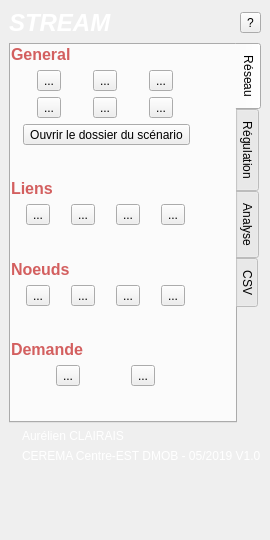
<?xml version="1.0" encoding="UTF-8"?>
<ui version="4.0">
 <class>QStreamDockWidgetBase</class>
 <widget class="QDockWidget" name="QStreamDockWidgetBase">
  <property name="windowModality">
   <enum>Qt::NonModal</enum>
  </property>
  <property name="geometry">
   <rect>
    <x>0</x>
    <y>0</y>
    <width>239</width>
    <height>540</height>
   </rect>
  </property>
  <property name="minimumSize">
   <size>
    <width>239</width>
    <height>525</height>
   </size>
  </property>
  <property name="autoFillBackground">
   <bool>false</bool>
  </property>
  <property name="windowTitle">
   <string>QStream</string>
  </property>
  <widget class="QWidget" name="dockWidgetContents">
   <property name="autoFillBackground">
    <bool>false</bool>
   </property>
   <property name="styleSheet">
    <string notr="true"/>
   </property>
   <layout class="QGridLayout" name="gridLayout">
    <item row="6" column="0">
     <spacer name="verticalSpacer_5">
      <property name="orientation">
       <enum>Qt::Vertical</enum>
      </property>
      <property name="sizeHint" stdset="0">
       <size>
        <width>20</width>
        <height>40</height>
       </size>
      </property>
     </spacer>
    </item>
    <item row="1" column="0">
     <layout class="QHBoxLayout" name="horizontalLayout_7">
      <item>
       <widget class="QLabel" name="label">
        <property name="font">
         <font>
          <pointsize>18</pointsize>
          <weight>75</weight>
          <italic>true</italic>
          <bold>true</bold>
          <underline>false</underline>
          <strikeout>false</strikeout>
          <stylestrategy>PreferDefault</stylestrategy>
          <kerning>true</kerning>
         </font>
        </property>
        <property name="layoutDirection">
         <enum>Qt::LeftToRight</enum>
        </property>
        <property name="styleSheet">
         <string notr="true">color: rgb(255, 255, 255);</string>
        </property>
        <property name="text">
         <string>STREAM </string>
        </property>
        <property name="alignment">
         <set>Qt::AlignLeading|Qt::AlignLeft|Qt::AlignVCenter</set>
        </property>
        <property name="wordWrap">
         <bool>false</bool>
        </property>
       </widget>
      </item>
      <item>
       <widget class="QToolButton" name="openDoc_TB">
        <property name="cursor">
         <cursorShape>PointingHandCursor</cursorShape>
        </property>
        <property name="toolTip">
         <string>Ouvrir la documentation</string>
        </property>
        <property name="text">
         <string>?</string>
        </property>
       </widget>
      </item>
     </layout>
    </item>
    <item row="5" column="0">
     <layout class="QHBoxLayout" name="horizontalLayout_3">
      <property name="bottomMargin">
       <number>0</number>
      </property>
      <item>
       <widget class="QLabel" name="label_3">
        <property name="sizePolicy">
         <sizepolicy hsizetype="Maximum" vsizetype="Maximum">
          <horstretch>0</horstretch>
          <verstretch>0</verstretch>
         </sizepolicy>
        </property>
        <property name="text">
         <string/>
        </property>
       </widget>
      </item>
      <item>
       <layout class="QVBoxLayout" name="verticalLayout">
        <item>
         <widget class="QLabel" name="label_4">
          <property name="styleSheet">
           <string notr="true">color: rgb(255,255,255)</string>
          </property>
          <property name="text">
           <string>Aurélien CLAIRAIS</string>
          </property>
         </widget>
        </item>
        <item>
         <widget class="QLabel" name="label_2">
          <property name="styleSheet">
           <string notr="true">color: rgb(255, 255, 255)</string>
          </property>
          <property name="text">
           <string>CEREMA Centre-EST DMOB - 05/2019 V1.0</string>
          </property>
         </widget>
        </item>
       </layout>
      </item>
     </layout>
    </item>
    <item row="2" column="0" rowspan="2">
     <widget class="QTabWidget" name="tabWidget">
      <property name="sizePolicy">
       <sizepolicy hsizetype="Minimum" vsizetype="Minimum">
        <horstretch>0</horstretch>
        <verstretch>0</verstretch>
       </sizepolicy>
      </property>
      <property name="minimumSize">
       <size>
        <width>0</width>
        <height>380</height>
       </size>
      </property>
      <property name="styleSheet">
       <string notr="true"/>
      </property>
      <property name="tabPosition">
       <enum>QTabWidget::East</enum>
      </property>
      <property name="tabShape">
       <enum>QTabWidget::Rounded</enum>
      </property>
      <property name="currentIndex">
       <number>0</number>
      </property>
      <widget class="QWidget" name="tab_network">
       <property name="sizePolicy">
        <sizepolicy hsizetype="Expanding" vsizetype="Minimum">
         <horstretch>0</horstretch>
         <verstretch>0</verstretch>
        </sizepolicy>
       </property>
       <property name="minimumSize">
        <size>
         <width>120</width>
         <height>0</height>
        </size>
       </property>
       <attribute name="title">
        <string>Réseau</string>
       </attribute>
       <widget class="QWidget" name="verticalLayoutWidget">
        <property name="geometry">
         <rect>
          <x>0</x>
          <y>0</y>
          <width>191</width>
          <height>341</height>
         </rect>
        </property>
        <layout class="QVBoxLayout" name="verticalLayout_2" stretch="0,0,0,0,0,0,0,0,0,0,0,0,0">
         <property name="sizeConstraint">
          <enum>QLayout::SetMinimumSize</enum>
         </property>
         <item>
          <widget class="QLabel" name="label_19">
           <property name="sizePolicy">
            <sizepolicy hsizetype="Minimum" vsizetype="Preferred">
             <horstretch>0</horstretch>
             <verstretch>0</verstretch>
            </sizepolicy>
           </property>
           <property name="font">
            <font>
             <pointsize>12</pointsize>
             <weight>75</weight>
             <bold>true</bold>
            </font>
           </property>
           <property name="styleSheet">
            <string notr="true">color: rgb(211, 95, 95)</string>
           </property>
           <property name="text">
            <string>General</string>
           </property>
          </widget>
         </item>
         <item>
          <layout class="QHBoxLayout" name="horizontalLayout_2">
           <property name="leftMargin">
            <number>0</number>
           </property>
           <item>
            <widget class="QToolButton" name="importTB">
             <property name="cursor">
              <cursorShape>PointingHandCursor</cursorShape>
             </property>
             <property name="toolTip">
              <string>&lt;html&gt;&lt;head/&gt;&lt;body&gt;&lt;p&gt;&lt;span style=&quot; font-weight:600;&quot;&gt;Charger &lt;/span&gt;un scénario existant&lt;/p&gt;&lt;/body&gt;&lt;/html&gt;</string>
             </property>
             <property name="text">
              <string>...</string>
             </property>
            </widget>
           </item>
           <item>
            <widget class="QToolButton" name="newTB">
             <property name="cursor">
              <cursorShape>PointingHandCursor</cursorShape>
             </property>
             <property name="toolTip">
              <string>&lt;html&gt;&lt;head/&gt;&lt;body&gt;&lt;p&gt;Créer un &lt;span style=&quot; font-weight:600;&quot;&gt;nouveau &lt;/span&gt;scénario&lt;/p&gt;&lt;/body&gt;&lt;/html&gt;</string>
             </property>
             <property name="text">
              <string>...</string>
             </property>
            </widget>
           </item>
           <item>
            <widget class="QToolButton" name="saveTB">
             <property name="cursor">
              <cursorShape>PointingHandCursor</cursorShape>
             </property>
             <property name="toolTip">
              <string>&lt;html&gt;&lt;head/&gt;&lt;body&gt;&lt;p&gt;Enregistrer les informations dans la base de données&lt;/p&gt;&lt;/body&gt;&lt;/html&gt;</string>
             </property>
             <property name="text">
              <string>...</string>
             </property>
            </widget>
           </item>
          </layout>
         </item>
         <item>
          <layout class="QHBoxLayout" name="horizontalLayout_4">
           <property name="leftMargin">
            <number>0</number>
           </property>
           <item>
            <widget class="QToolButton" name="exportTB">
             <property name="cursor">
              <cursorShape>PointingHandCursor</cursorShape>
             </property>
             <property name="toolTip">
              <string>&lt;html&gt;&lt;head/&gt;&lt;body&gt;&lt;p&gt;&lt;span style=&quot; font-weight:600;&quot;&gt;Exporter&lt;/span&gt; le scénario en format numpy (&lt;span style=&quot; font-style:italic;&quot;&gt;.npy&lt;/span&gt;)&lt;/p&gt;&lt;/body&gt;&lt;/html&gt;</string>
             </property>
             <property name="text">
              <string>...</string>
             </property>
            </widget>
           </item>
           <item>
            <widget class="QToolButton" name="editGeneralTB">
             <property name="cursor">
              <cursorShape>PointingHandCursor</cursorShape>
             </property>
             <property name="toolTip">
              <string>&lt;html&gt;&lt;head/&gt;&lt;body&gt;&lt;p&gt;&lt;span style=&quot; font-weight:600;&quot;&gt;Modifier &lt;/span&gt;les paramètres généraux de la simulation&lt;/p&gt;&lt;/body&gt;&lt;/html&gt;</string>
             </property>
             <property name="text">
              <string>...</string>
             </property>
            </widget>
           </item>
           <item>
            <widget class="QToolButton" name="simulation_TB">
             <property name="cursor">
              <cursorShape>PointingHandCursor</cursorShape>
             </property>
             <property name="toolTip">
              <string>&lt;html&gt;&lt;head/&gt;&lt;body&gt;&lt;p&gt;&lt;span style=&quot; font-weight:600;&quot;&gt;Lancer&lt;/span&gt; la simulation&lt;/p&gt;&lt;/body&gt;&lt;/html&gt;</string>
             </property>
             <property name="text">
              <string>...</string>
             </property>
            </widget>
           </item>
          </layout>
         </item>
         <item>
          <layout class="QHBoxLayout" name="horizontalLayout_12">
           <property name="leftMargin">
            <number>0</number>
           </property>
           <item>
            <widget class="QToolButton" name="openFolder_TB">
             <property name="cursor">
              <cursorShape>PointingHandCursor</cursorShape>
             </property>
             <property name="toolTip">
              <string>&lt;html&gt;&lt;head/&gt;&lt;body&gt;&lt;p&gt;&lt;span style=&quot; font-weight:600;&quot;&gt;Ouvrir&lt;/span&gt; le dossier du scénario&lt;/p&gt;&lt;/body&gt;&lt;/html&gt;</string>
             </property>
             <property name="text">
              <string>Ouvrir le dossier du scénario</string>
             </property>
            </widget>
           </item>
          </layout>
         </item>
         <item>
          <spacer name="verticalSpacer">
           <property name="orientation">
            <enum>Qt::Vertical</enum>
           </property>
           <property name="sizeHint" stdset="0">
            <size>
             <width>20</width>
             <height>40</height>
            </size>
           </property>
          </spacer>
         </item>
         <item>
          <layout class="QHBoxLayout" name="horizontalLayout_8">
           <item>
            <widget class="QLabel" name="label_13">
             <property name="sizePolicy">
              <sizepolicy hsizetype="Minimum" vsizetype="Preferred">
               <horstretch>0</horstretch>
               <verstretch>0</verstretch>
              </sizepolicy>
             </property>
             <property name="font">
              <font>
               <pointsize>12</pointsize>
               <weight>75</weight>
               <bold>true</bold>
              </font>
             </property>
             <property name="styleSheet">
              <string notr="true">color: rgb(211, 95, 95)</string>
             </property>
             <property name="text">
              <string>Liens</string>
             </property>
            </widget>
           </item>
          </layout>
         </item>
         <item>
          <layout class="QHBoxLayout" name="horizontalLayout_9">
           <property name="leftMargin">
            <number>0</number>
           </property>
           <item>
            <widget class="QToolButton" name="roadType_TB">
             <property name="cursor">
              <cursorShape>PointingHandCursor</cursorShape>
             </property>
             <property name="toolTip">
              <string>&lt;html&gt;&lt;head/&gt;&lt;body&gt;&lt;p&gt;&lt;span style=&quot; font-weight:600;&quot;&gt;Modifier&lt;/span&gt; les propriétés des liens&lt;/p&gt;&lt;/body&gt;&lt;/html&gt;</string>
             </property>
             <property name="text">
              <string>...</string>
             </property>
            </widget>
           </item>
           <item>
            <widget class="QToolButton" name="addLinkTB">
             <property name="cursor">
              <cursorShape>PointingHandCursor</cursorShape>
             </property>
             <property name="toolTip">
              <string>&lt;html&gt;&lt;head/&gt;&lt;body&gt;&lt;p&gt;&lt;span style=&quot; font-weight:600;&quot;&gt;Ajouter &lt;/span&gt;un lien&lt;/p&gt;&lt;/body&gt;&lt;/html&gt;</string>
             </property>
             <property name="text">
              <string>...</string>
             </property>
            </widget>
           </item>
           <item>
            <widget class="QToolButton" name="reverseLinkTB">
             <property name="cursor">
              <cursorShape>PointingHandCursor</cursorShape>
             </property>
             <property name="toolTip">
              <string>&lt;html&gt;&lt;head/&gt;&lt;body&gt;&lt;p&gt;&lt;span style=&quot; font-weight:600;&quot;&gt;Inverser&lt;/span&gt; le sens des liens &lt;span style=&quot; font-style:italic;&quot;&gt;sélectionnés&lt;/span&gt;&lt;/p&gt;&lt;/body&gt;&lt;/html&gt;</string>
             </property>
             <property name="text">
              <string>...</string>
             </property>
            </widget>
           </item>
           <item>
            <widget class="QToolButton" name="addLinkReverseTB">
             <property name="cursor">
              <cursorShape>PointingHandCursor</cursorShape>
             </property>
             <property name="toolTip">
              <string>&lt;html&gt;&lt;head/&gt;&lt;body&gt;&lt;p&gt;&lt;span style=&quot; font-weight:600;&quot;&gt;Ajouter &lt;/span&gt;un lien en sens inverse&lt;/p&gt;&lt;/body&gt;&lt;/html&gt;</string>
             </property>
             <property name="text">
              <string>...</string>
             </property>
            </widget>
           </item>
          </layout>
         </item>
         <item>
          <spacer name="verticalSpacer_2">
           <property name="orientation">
            <enum>Qt::Vertical</enum>
           </property>
           <property name="sizeHint" stdset="0">
            <size>
             <width>20</width>
             <height>40</height>
            </size>
           </property>
          </spacer>
         </item>
         <item>
          <layout class="QHBoxLayout" name="horizontalLayout_13">
           <item>
            <widget class="QLabel" name="label_18">
             <property name="sizePolicy">
              <sizepolicy hsizetype="Minimum" vsizetype="Preferred">
               <horstretch>0</horstretch>
               <verstretch>0</verstretch>
              </sizepolicy>
             </property>
             <property name="font">
              <font>
               <pointsize>12</pointsize>
               <weight>75</weight>
               <bold>true</bold>
              </font>
             </property>
             <property name="styleSheet">
              <string notr="true">color: rgb(211, 95, 95)</string>
             </property>
             <property name="text">
              <string>Noeuds</string>
             </property>
            </widget>
           </item>
          </layout>
         </item>
         <item>
          <layout class="QHBoxLayout" name="horizontalLayout_17">
           <property name="leftMargin">
            <number>0</number>
           </property>
           <item>
            <widget class="QToolButton" name="addNodeTB">
             <property name="cursor">
              <cursorShape>PointingHandCursor</cursorShape>
             </property>
             <property name="toolTip">
              <string>&lt;html&gt;&lt;head/&gt;&lt;body&gt;&lt;p&gt;&lt;span style=&quot; font-weight:600;&quot;&gt;Générer&lt;/span&gt; les noeuds&lt;/p&gt;&lt;/body&gt;&lt;/html&gt;</string>
             </property>
             <property name="text">
              <string>...</string>
             </property>
            </widget>
           </item>
           <item>
            <widget class="QToolButton" name="mergeNodeTB">
             <property name="cursor">
              <cursorShape>PointingHandCursor</cursorShape>
             </property>
             <property name="toolTip">
              <string>&lt;html&gt;&lt;head/&gt;&lt;body&gt;&lt;p&gt;&lt;span style=&quot; font-weight:600;&quot;&gt;Fusionner &lt;/span&gt;les noeuds &lt;span style=&quot; font-style:italic;&quot;&gt;séléctionnés&lt;/span&gt;&lt;/p&gt;&lt;/body&gt;&lt;/html&gt;</string>
             </property>
             <property name="text">
              <string>...</string>
             </property>
            </widget>
           </item>
           <item>
            <widget class="QToolButton" name="splitNodeTB">
             <property name="cursor">
              <cursorShape>PointingHandCursor</cursorShape>
             </property>
             <property name="toolTip">
              <string>&lt;html&gt;&lt;head/&gt;&lt;body&gt;&lt;p&gt;&lt;span style=&quot; font-weight:600;&quot;&gt;Dé-fusionner&lt;/span&gt; le noeud &lt;span style=&quot; font-style:italic;&quot;&gt;séléctionné&lt;/span&gt;&lt;/p&gt;&lt;/body&gt;&lt;/html&gt;</string>
             </property>
             <property name="text">
              <string>...</string>
             </property>
            </widget>
           </item>
           <item>
            <widget class="QToolButton" name="deleteNodesTB">
             <property name="cursor">
              <cursorShape>PointingHandCursor</cursorShape>
             </property>
             <property name="text">
              <string>...</string>
             </property>
            </widget>
           </item>
          </layout>
         </item>
         <item>
          <spacer name="verticalSpacer_4">
           <property name="orientation">
            <enum>Qt::Vertical</enum>
           </property>
           <property name="sizeHint" stdset="0">
            <size>
             <width>20</width>
             <height>40</height>
            </size>
           </property>
          </spacer>
         </item>
         <item>
          <widget class="QLabel" name="label_20">
           <property name="sizePolicy">
            <sizepolicy hsizetype="Minimum" vsizetype="Preferred">
             <horstretch>0</horstretch>
             <verstretch>0</verstretch>
            </sizepolicy>
           </property>
           <property name="font">
            <font>
             <pointsize>12</pointsize>
             <weight>75</weight>
             <bold>true</bold>
            </font>
           </property>
           <property name="styleSheet">
            <string notr="true">color: rgb(211, 95, 95)</string>
           </property>
           <property name="text">
            <string>Demande</string>
           </property>
          </widget>
         </item>
         <item>
          <layout class="QHBoxLayout" name="horizontalLayout_6">
           <item>
            <widget class="QToolButton" name="demandTemplateTB">
             <property name="cursor">
              <cursorShape>PointingHandCursor</cursorShape>
             </property>
             <property name="toolTip">
              <string>&lt;html&gt;&lt;head/&gt;&lt;body&gt;&lt;p&gt;&lt;span style=&quot; font-weight:600;&quot;&gt;Générer&lt;/span&gt; une matrice O/D &lt;span style=&quot; font-weight:600;&quot;&gt;vierge&lt;/span&gt;&lt;/p&gt;&lt;/body&gt;&lt;/html&gt;</string>
             </property>
             <property name="text">
              <string>...</string>
             </property>
            </widget>
           </item>
           <item>
            <widget class="QToolButton" name="demandImportTB">
             <property name="cursor">
              <cursorShape>PointingHandCursor</cursorShape>
             </property>
             <property name="toolTip">
              <string>&lt;html&gt;&lt;head/&gt;&lt;body&gt;&lt;p&gt;&lt;span style=&quot; font-weight:600;&quot;&gt;Charger&lt;/span&gt; une matrice O/D &lt;span style=&quot; font-weight:600;&quot;&gt;existante&lt;/span&gt;&lt;/p&gt;&lt;/body&gt;&lt;/html&gt;</string>
             </property>
             <property name="text">
              <string>...</string>
             </property>
            </widget>
           </item>
          </layout>
         </item>
        </layout>
       </widget>
      </widget>
      <widget class="QWidget" name="tab_regulation">
       <attribute name="title">
        <string>Régulation</string>
       </attribute>
       <widget class="QWidget" name="verticalLayoutWidget_3">
        <property name="geometry">
         <rect>
          <x>0</x>
          <y>0</y>
          <width>191</width>
          <height>351</height>
         </rect>
        </property>
        <layout class="QVBoxLayout" name="verticalLayout_4">
         <item>
          <widget class="QToolButton" name="addRegul_TB">
           <property name="sizePolicy">
            <sizepolicy hsizetype="Minimum" vsizetype="Fixed">
             <horstretch>0</horstretch>
             <verstretch>0</verstretch>
            </sizepolicy>
           </property>
           <property name="text">
            <string>Initialiser la couche Régulations</string>
           </property>
          </widget>
         </item>
         <item>
          <widget class="QToolButton" name="addML_TB">
           <property name="sizePolicy">
            <sizepolicy hsizetype="Minimum" vsizetype="Fixed">
             <horstretch>0</horstretch>
             <verstretch>0</verstretch>
            </sizepolicy>
           </property>
           <property name="text">
            <string>Ajouter une voie réservée</string>
           </property>
          </widget>
         </item>
         <item>
          <widget class="QListWidget" name="regul_LW">
           <property name="sizePolicy">
            <sizepolicy hsizetype="Expanding" vsizetype="Minimum">
             <horstretch>0</horstretch>
             <verstretch>0</verstretch>
            </sizepolicy>
           </property>
           <property name="minimumSize">
            <size>
             <width>0</width>
             <height>0</height>
            </size>
           </property>
          </widget>
         </item>
         <item>
          <layout class="QHBoxLayout" name="horizontalLayout_5">
           <item>
            <widget class="QToolButton" name="editRegul_TB">
             <property name="text">
              <string>Editer</string>
             </property>
            </widget>
           </item>
           <item>
            <widget class="QToolButton" name="delRegul_TB">
             <property name="text">
              <string>Supprimer</string>
             </property>
            </widget>
           </item>
          </layout>
         </item>
         <item>
          <spacer name="verticalSpacer_3">
           <property name="orientation">
            <enum>Qt::Vertical</enum>
           </property>
           <property name="sizeHint" stdset="0">
            <size>
             <width>20</width>
             <height>28</height>
            </size>
           </property>
          </spacer>
         </item>
        </layout>
       </widget>
      </widget>
      <widget class="QWidget" name="tab_2">
       <attribute name="title">
        <string>Analyse</string>
       </attribute>
       <widget class="QWidget" name="verticalLayoutWidget_4">
        <property name="geometry">
         <rect>
          <x>0</x>
          <y>0</y>
          <width>191</width>
          <height>351</height>
         </rect>
        </property>
        <layout class="QVBoxLayout" name="verticalLayout_5">
         <item>
          <widget class="QPushButton" name="displayNetwork_PB">
           <property name="text">
            <string>Afficher le réseau</string>
           </property>
          </widget>
         </item>
         <item>
          <widget class="QPushButton" name="speedFlow_PB">
           <property name="text">
            <string>Débits/Vitesses - Liens</string>
           </property>
          </widget>
         </item>
         <item>
          <widget class="QPushButton" name="linkTT_PB">
           <property name="text">
            <string>Temps de parcours - Liens</string>
           </property>
          </widget>
         </item>
         <item>
          <widget class="QPushButton" name="pathTT_PB">
           <property name="text">
            <string>Temps de parcours - Itinéraire</string>
           </property>
          </widget>
         </item>
         <item>
          <widget class="QPushButton" name="nodeAn_PB">
           <property name="text">
            <string>Analyse de noeuds</string>
           </property>
          </widget>
         </item>
         <item>
          <widget class="QPushButton" name="generateXT_PB">
           <property name="text">
            <string>Générer les fichiers XT</string>
           </property>
          </widget>
         </item>
         <item>
          <layout class="QHBoxLayout" name="horizontalLayout_11">
           <item>
            <widget class="QPushButton" name="XTDiag_PB">
             <property name="text">
              <string>Diag XT</string>
             </property>
            </widget>
           </item>
           <item>
            <widget class="QPushButton" name="traficolor_PB">
             <property name="text">
              <string>Traficolor</string>
             </property>
            </widget>
           </item>
          </layout>
         </item>
         <item>
          <spacer name="verticalSpacer_6">
           <property name="orientation">
            <enum>Qt::Vertical</enum>
           </property>
           <property name="sizeHint" stdset="0">
            <size>
             <width>20</width>
             <height>40</height>
            </size>
           </property>
          </spacer>
         </item>
        </layout>
       </widget>
      </widget>
      <widget class="QWidget" name="tab">
       <attribute name="title">
        <string>CSV</string>
       </attribute>
       <widget class="QWidget" name="verticalLayoutWidget_2">
        <property name="geometry">
         <rect>
          <x>0</x>
          <y>0</y>
          <width>191</width>
          <height>371</height>
         </rect>
        </property>
        <layout class="QVBoxLayout" name="verticalLayout_3">
         <item>
          <widget class="QPushButton" name="csv_SF_PB">
           <property name="text">
            <string>Débits/Vitesses - Liens</string>
           </property>
          </widget>
         </item>
         <item>
          <widget class="QPushButton" name="csv_TT_PB">
           <property name="text">
            <string>Temps de parcours - Liens</string>
           </property>
          </widget>
         </item>
         <item>
          <spacer name="verticalSpacer_7">
           <property name="orientation">
            <enum>Qt::Vertical</enum>
           </property>
           <property name="sizeHint" stdset="0">
            <size>
             <width>20</width>
             <height>40</height>
            </size>
           </property>
          </spacer>
         </item>
        </layout>
       </widget>
      </widget>
     </widget>
    </item>
   </layout>
  </widget>
 </widget>
 <resources/>
 <connections/>
</ui>
